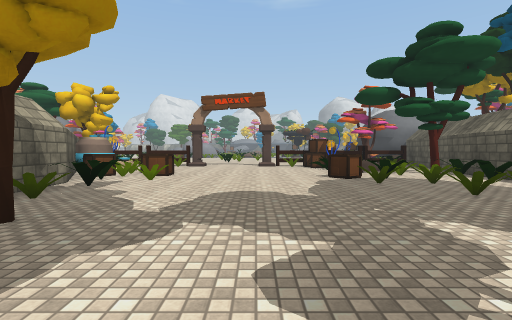
view 1 (above)

16 first-person views from a walk through a scene from a Unity 3-D project. The camera is 1.3 m above the floor, tilts 2° down and sees 85° across. The floor is counted in squares, 2 m on a side. Each view is taken from the middle of a square. On the plan, view 1 faces up. The plan holds only what a view shows up to about 9 squares ahead; the rest is blank. The place goes on beyond the plan. The player character is not drawn. Some animated figures are not drawn. Surface patterns are stand-ins for the level's own textures.

view 2
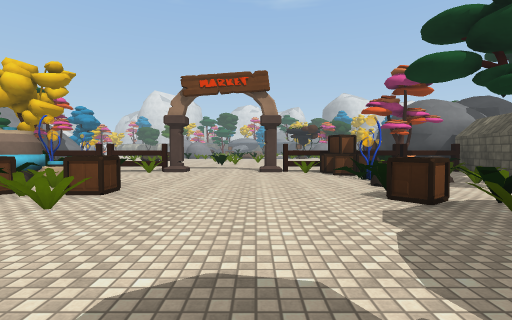

view 3
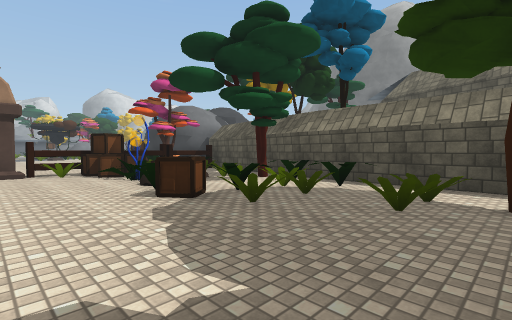

view 4
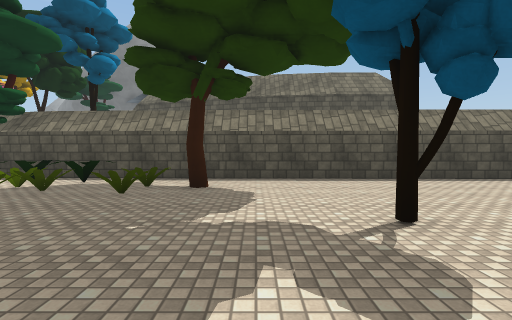

view 5
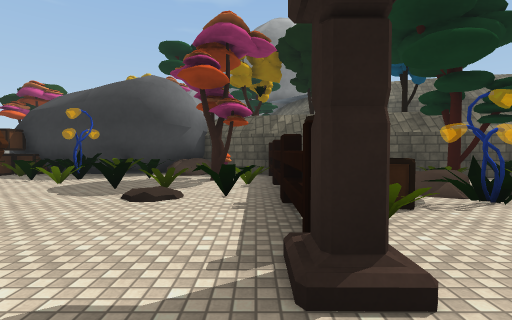

view 6
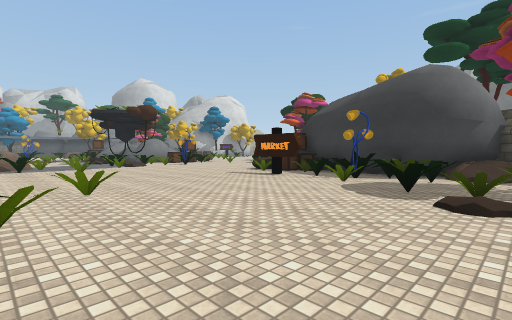

view 7
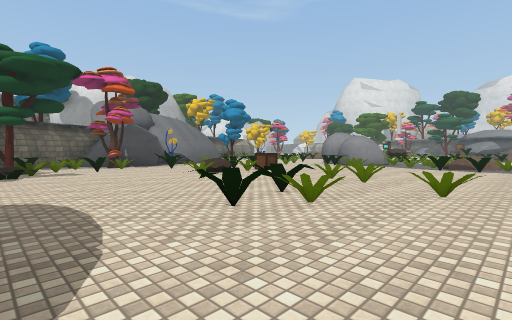

view 8
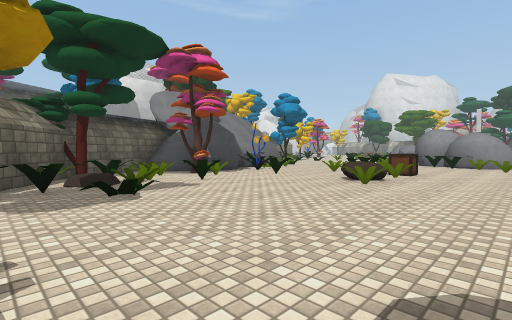

view 9
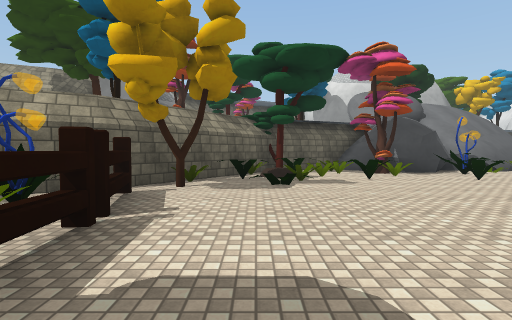

view 10
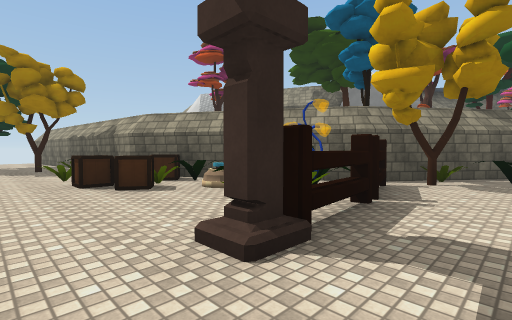

view 11
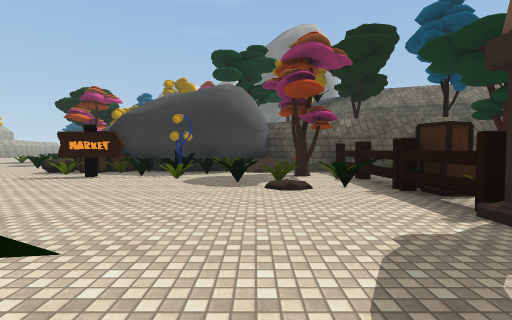

view 12
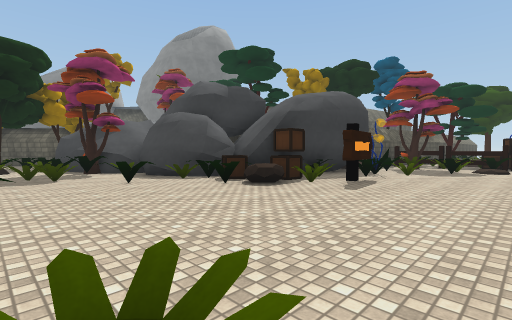

view 13
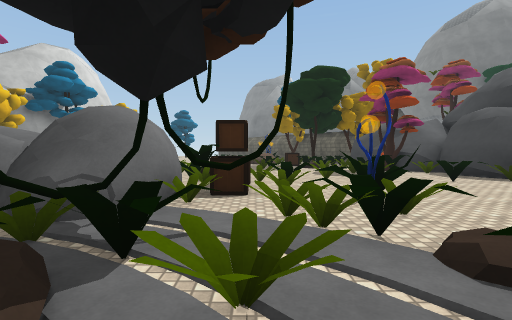

view 14
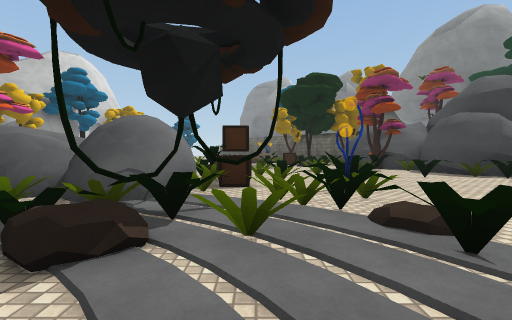

view 15
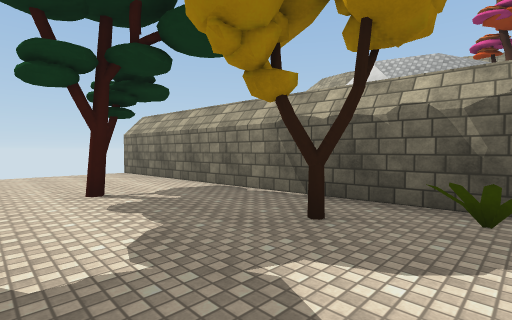

view 16
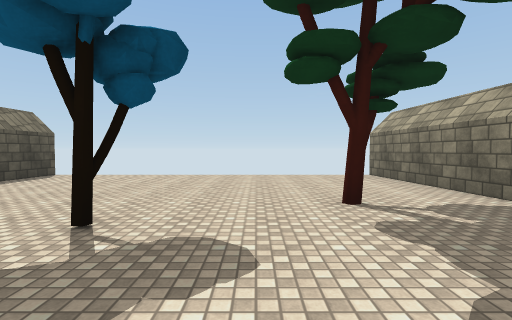

### Floor plan
Points are (right, up) in squares from view 1. A wall is a line through its corners. A room is listed if a view was taken in it or the views show most of it. See-through windows are left out.
Room 1 (views 1, 2, 3, 4, 5, 6, 7, 8, 9, 10, 11, 12, 13, 14, 15, 16)
walls: (5.9, 15.4) (5.9, 16.2); (6, 16.1) (6.4, 17.7); (6.1, 15.3) (6.1, 16.3); (6.5, 14.5) (6.3, 15); (-6.5, 10.3) (-3.8, 5.6) (-2.9, -4.5); (7.4, 19.1) (8, 18.9) (8.1, 19.6); (7.6, 13.5) (6.9, 13.8) (6.2, 14.5); (7.8, 18.9) (8, 19.7); (-10.4, 16.7) (-11, 16.3); (-10.2, 18.4) (-10, 17.3); (-10.5, 16.8) (-10.9, 16.3) (-11.6, 16.2); (-10.4, 18.2) (-10.1, 17.8) (-10.2, 17.4); (-10.3, 18.7) (-10.1, 18); (-10.6, 18.8) (-10.4, 18.3); (-10.6, 19) (-10.2, 18.3); (-10.5, 19.7) (-11, 19.1); (8.3, 20.2) (8.6, 20.5) (9.4, 20.8); (8.6, 20.5) (9.1, 20.8); (-11.8, 15.8) (-10.7, 13.5) (-6.7, 10.5); (-11, 20.7) (-10.6, 19.6); (-10.9, 21.1) (-10.6, 20.4) (-10.5, 19.8) (-10.8, 19.2); (5.6, 7) (6.6, 12.2) (7.6, 13.6); (-11, 21.2) (-10.8, 20.7); (4.3, 26.2) (4, 26.6); (10.5, 20.2) (10.8, 20.6); (10.4, 20.6) (10.7, 21.1) (11.2, 21.4); (10.6, 20.5) (10.7, 21.1); (5.4, 27.1) (5.1, 27.9) (5.3, 28.6); (5.8, 27.1) (5.1, 27.4) (4.7, 27.8); (5.8, 27.3) (5.3, 27.7); (6.2, 27.1) (5.6, 27.1); (12, 21.8) (12.5, 21.9); (5.3, -1.2) (5.6, 7.1); (5.2, -4.4) (5.3, -1.6)
low walls: (6.3, 16.2) (6.5, 17.3); (6.4, 15.7) (6.4, 16.3); (6.5, 15.7) (6.5, 16.3); (6.8, 14.2) (6.5, 14.5); (7.6, 13.6) (6.9, 14); (-11, 16.2) (-11.8, 15.8); (-10.8, 20.9) (-10.6, 20.2); (10.5, 21.5) (10.9, 21.8); (5.6, 27.1) (4.8, 27.4) (4.4, 27.8)
objects: other object (-11, 15); tree (-10, 14); other object (-10, 15) to (-10, 16); tree (-10, 17); flower (-10, 19); other object (-9, 13); bush (-9, 14); bush (-9, 15); bush (-9, 15) to (-8, 16); bush (-9, 17); bush (-8, 13); bush (-8, 14); bush (-8, 18); bush (-7, 12); rock (-7, 18); other object (-7, 19) to (-7, 20); other object (-7, 21); fence (-6, 11); tree (-6, 12); other object (-6, 18); bush (-6, 19) to (-5, 19); box (-6, 20); other object (-5, 9); flower (-5, 10) to (-5, 11); bush (-5, 17); other object (-5, 20); box (-4, 7); bush (-4, 8); other object (-4, 11); bush (-3, 3); bush (-3, 5); bush (-3, 6) to (-2, 6); bush (-3, 7); bush (-3, 8); other object (-3, 11); other object (-3, 23); tree (-2, 2); box (-2, 8); other object (-2, 12); bush (-2, 15) to (-1, 15); bush (-2, 16) to (-2, 17); bush (-2, 19); tree (-1, 0); bush (-1, 16); other object (-1, 23) to (-1, 24); bush (0, 18); bush (0, 23); other object (0, 24); rock (0, 25); tree (1, 1); bush (1, 11); other object (1, 22); bush (2, 5); box (2, 6) to (2, 7); bush (2, 8); flower (2, 10) to (3, 10); box (2, 11); bush (3, 4); bush (3, 5) to (4, 6); bush (3, 7); box (3, 11); bush (3, 12) to (3, 13); bush (3, 24); bush (3, 25); bush (3, 26); rock (3, 27); bush (3, 28); tree (4, 3); bush (4, 4); bush (4, 6); other object (4, 7); bush (4, 8); fence (4, 11); bush (4, 12) to (5, 12); bush (4, 13); bush (4, 14); bush (4, 16); bush (4, 25); bush (4, 27); bush (4, 28); bush (5, 5); bush (5, 6) to (5, 7); tree (5, 8); other object (5, 10); other object (5, 11); tree (5, 13); bush (5, 14); flower (5, 15) to (5, 16); bush (5, 17); sign (5, 18) to (5, 19); bush (5, 24) to (5, 25); bush (5, 26); bush (5, 27); fence (6, 12); other object (6, 13); bush (6, 14); bush (6, 15); other object (6, 18); box (6, 19); rock (6, 20); bush (6, 26); rock (7, 13); other object (7, 17); box (7, 18); box (7, 20); bush (7, 25) to (7, 26); box (7, 27); bush (8, 20) to (8, 21); bush (8, 22); other object (8, 24); bush (8, 26); bush (8, 27); other object (8, 28); bush (9, 23); other object (9, 27) to (9, 28); other object (10, 21); bush (10, 22); bush (10, 23); other object (10, 28); tree (11, 22); other object (11, 23); other object (11, 24); other object (12, 23) to (12, 24); other object (13, 22); other object (13, 23)

Where each view was taken, in squares from view 1:
view 1: 0 up, 0 right, facing up
view 2: 3 up, 0 right, facing up
view 3: 3 up, 0 right, facing up-right
view 4: 2 up, 1 left, facing right
view 5: 12 up, 1 left, facing right
view 6: 13 up, 1 left, facing up-right
view 7: 13 up, 1 right, facing up-left
view 8: 12 up, 3 left, facing up-left
view 9: 13 up, 2 left, facing left
view 10: 13 up, 1 left, facing down-left
view 11: 14 up, 2 left, facing right
view 12: 24 up, 2 right, facing down-right
view 13: 26 up, 2 right, facing right
view 14: 26 up, 1 right, facing right
view 15: 4 up, 0 right, facing down-left
view 16: 3 up, 0 right, facing down
